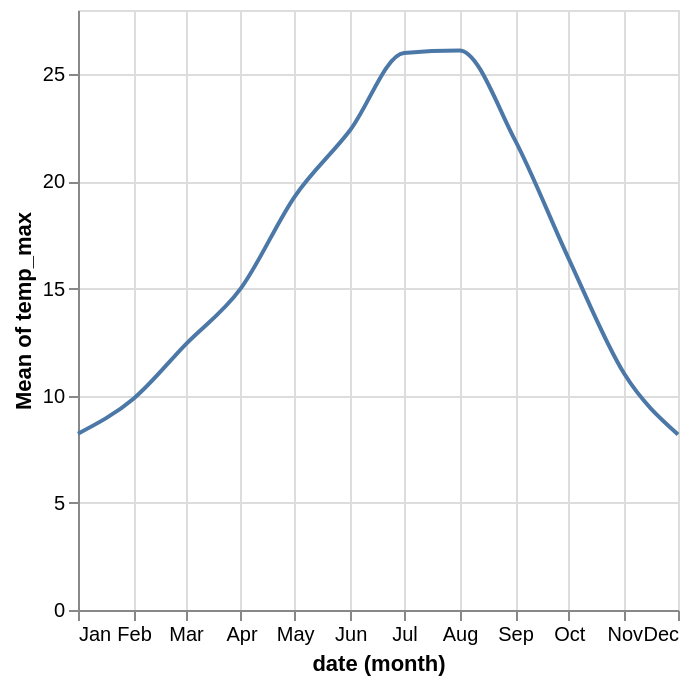

Describe this chart as a Vega-Lite specification.
### Vega-Lite specification from a JSON file in a GitHub repository (floating-point values rounded to 4 significant figures; data arrays with more than 128 entries replaced by an {"elided": "..."} marker saying what was removed)
{"$schema": "https://vega.github.io/schema/vega-lite/v4.json", "description": "Line with center band for timeUnit", "data": {"values": {"elided": "1461 records"}}, "mark": {"type": "line", "interpolate": "monotone"}, "encoding": {"x": {"timeUnit": "month", "field": "date", "band": 0.5}, "y": {"aggregate": "mean", "field": "temp_max"}}}
